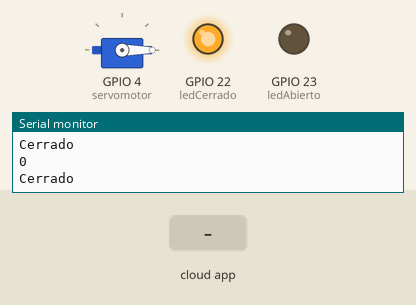
The sketch below on a simulated ESP32. Shown: servo, output pins drawn as LEDs (lit = HIGH), the last lines printed to the serial monitor. Inputs (shaded band) come from the test bench. WiFi joins after 1.5 s; servers stay silent unless stated; the Firebase database answers and starts empty.

Above: at 2.7 s.
2.8 s: the phone or cloud app sets MOTOR to 1
At 4.1 s:
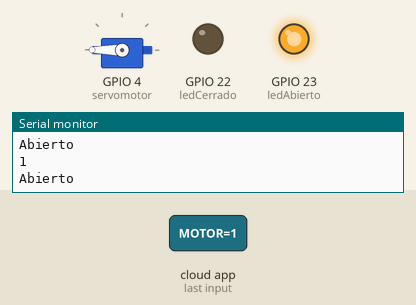
4.7 s: the phone or cloud app sets MOTOR to 0
At 6.0 s:
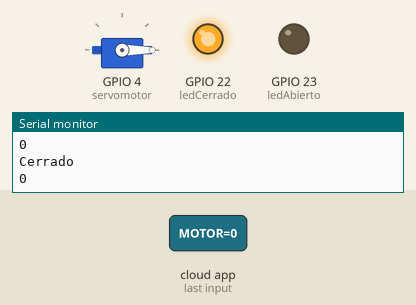
Timing chart, 0 to 7.7 s (numbered marks = the images above; inputs shaded):
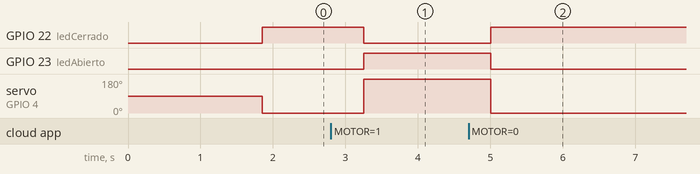

Measured:
- after the input at 2.8 s, GPIO 22 (ledCerrado): HIGH → LOW after 0.45 s; GPIO 23 (ledAbierto): LOW → HIGH after 0.45 s; servo on GPIO 4 (servomotor): 0° → 180° after 0.45 s
- after the input at 4.7 s, GPIO 22 (ledCerrado): LOW → HIGH after 0.31 s; GPIO 23 (ledAbierto): HIGH → LOW after 0.31 s; servo on GPIO 4 (servomotor): 180° → 0° after 0.31 s

The sketch:

Int.ino
```cpp
                                                                                                                                                                                                                                                                                                                                                                                                                                                                                                                                                                                                                                                                                                                                                                                                                                                                                                                                                                                                                                                                                                                                                                                                                                                                                                                                                                                                                                                                                                                                                                                                                                                                                                                                                                                                                                                                                                                                                                                                                                                           #include <Servo.h>
#include <FirebaseESP32.h>
#include <WiFi.h>

#define FIREBASE_HOST "test-5583c-default-rtdb.firebaseio.com" // nombre del proyecto Firebase
#define FIREBASE_AUTHORIZATION_KEY "jatK68ymsbUuUHA6jaC6curaY8XQfe1g4VAYRgBA"
#define WIFI_SSID "UTEQ-Alumnos" // Nombre de la red WiFi
#define WIFI_PASSWORD "" // Contraseña de la red WiFi

FirebaseData firebaseData;
FirebaseJson json;

int ledAbierto = 23; // LED en el puerto GPIO 23
int ledCerrado = 22; // LED en el puerto GPIO 22

Servo myservo;
int servomotor = 4; // Puerto digital del servo motor (GPIO 4)
int pos = 0;

void setup() {
  Serial.begin(9600);
  myservo.attach(servomotor);

  pinMode(ledAbierto, OUTPUT);
  pinMode(ledCerrado, OUTPUT);

  WiFi.begin(WIFI_SSID, WIFI_PASSWORD);
  Serial.print("Connecting...");
  while (WiFi.status() != WL_CONNECTED) {
    Serial.print(".");
    delay(300);
  }
  Serial.println();

  Serial.print("IP Address: ");
  Serial.println(WiFi.localIP());
  Serial.println();

  Firebase.begin(FIREBASE_HOST, FIREBASE_AUTHORIZATION_KEY);
}

void loop() {
  int motor;
  if (Firebase.ready()) {
    Firebase.getInt(firebaseData, "/MiESP32/MOTOR");
    motor = firebaseData.intData();
    Serial.println(motor);
    delay(200);

    if (motor == 1) {
      Serial.println("Abierto");
      digitalWrite(ledAbierto, HIGH); // Enciende el LED correspondiente al estado "abierto"
      digitalWrite(ledCerrado, LOW); // Apaga el LED correspondiente al estado "cerrado"
      myservo.write(180);

    } else {
      Serial.println("Cerrado");
      digitalWrite(ledAbierto, LOW); // Apaga el LED correspondiente al estado "abierto"
      digitalWrite(ledCerrado, HIGH); // Enciende el LED correspondiente al estado "cerrado"
      myservo.write(0); // Mueve el servo motor a la posición final directamente

    }
  }
}
```
